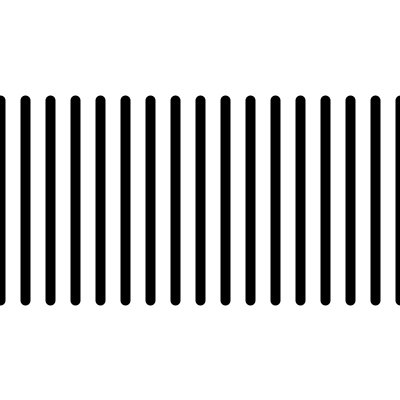
Frame 1 (no input)
Frame 60 (the mouse pressed at the canvas centre just before this capture): identical to frame 1, image omitted
Frame 120 (the mouse held since frame 60 and released just before this capture): identical to frame 1, image omitted

The Processing sketch that drew this single still picture (run headless with seeded random() and noise(); from frame 60 on, the mouse is pressed at the canvas centre):

// Processing sketch: ForLoopLineExample
// ── ForLoopLineExample.pde
/*
*  Kunstuni TIME team
*  Cécile - 10.2023
*
*  Chapter 3 - for loop line example
*  
*/


void setup(){

  // create a window of 400 pixels by 400 pixels
  size(400,400);      

}


void draw(){
  
  // draw a white background
  background(255);    
  
  // set the stroke color to black
  stroke(0);
  strokeWeight(10);
 
  int step = 25;                  // The variable step defines the number of pixels between the lines
  int nbLines = width/step + 1;   // the number of lines I want to draw
  int x = 0;                      // the starting x position for the first line
  int y = 100;                    // the starting y position for all lines
  int lineHeight = 200;           // the height of the lines
  
  // for loop
  for(int i=0; i<nbLines; i++){
    line(x,y,x,y + lineHeight);   // draw the line
    x = x + step;                 // update the x position
  }

}
